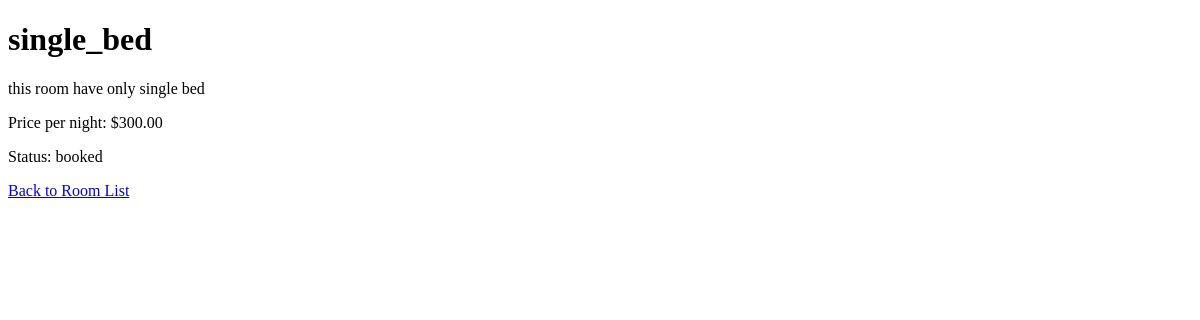
/rooms/1/, run on an earlier commit of the app's database.
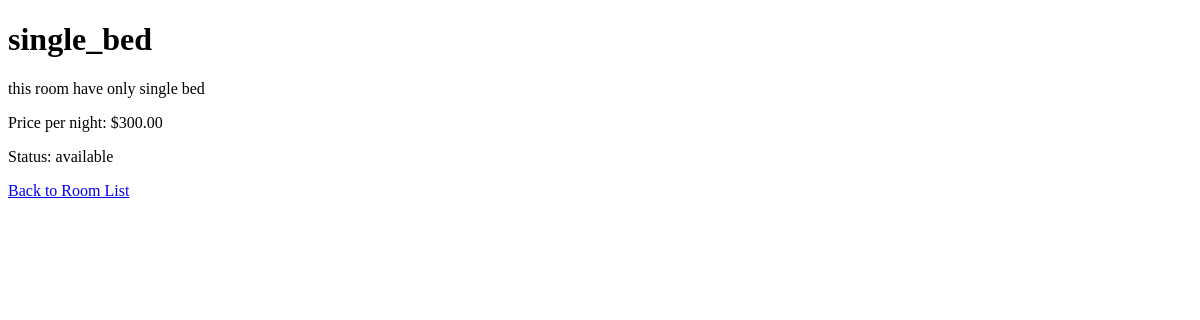
And on a later commit of the database.
### core/models.py (models this page shows, shortened)
class Room(models.Model):
    room_type = models.CharField(max_length=100)
    description = models.TextField()
    price_per_night = models.DecimalField(max_digits=8, decimal_places=2)
    status = models.CharField(max_length=50, choices=[('available', 'Available'), ('booked', 'Booked'), ('pending', 'Pending')])
    created_at = models.DateTimeField(auto_now_add=True)
    updated_at = models.DateTimeField(auto_now=True)

### core/views.py (the view)
# urls.py: path('rooms/<int:room_id>/', views.room_detail, name='room_detail'),
def room_detail(request, room_id):
    room = get_object_or_404(Room, pk=room_id)
    return render(request, 'room_detail.html', {'room': room})

### core/templates/core/room_detail.html (shortened to what this page needs)
<!DOCTYPE html>
<html lang="en">
<head>
</head>
<body>
    <h1>{{ room.room_type }}</h1>
    <p>{{ room.description }}</p>
    <p>Price per night: ${{ room.price_per_night }}</p>
    <p>Status: {{ room.status }}</p>
    <a href="{% url 'room_list' %}">Back to Room List</a>
</body>
</html>

What changed in the data, as far as the page shows it:
changed Room "single_bed": status "booked" → "available"
